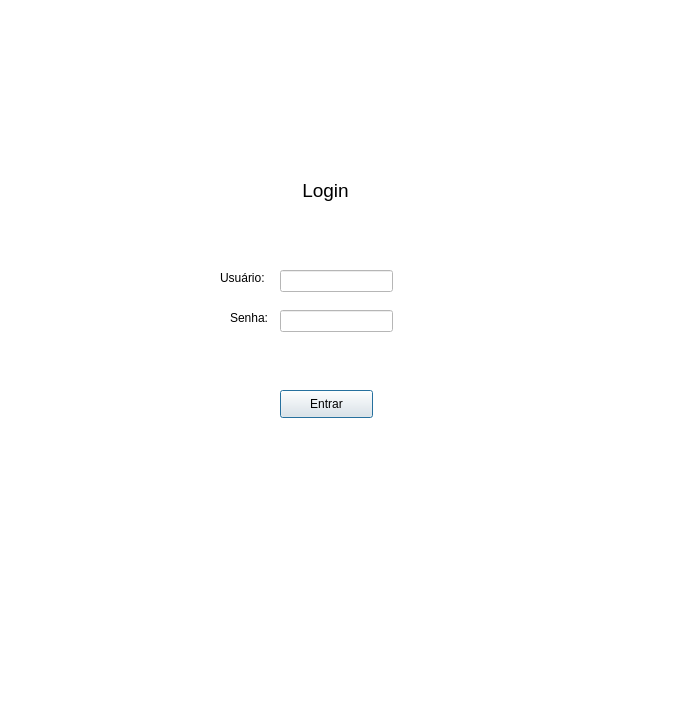
<?xml version="1.0" encoding="UTF-8"?>
<ui version="4.0">
 <class>Dialog</class>
 <widget class="QDialog" name="Dialog">
  <property name="geometry">
   <rect>
    <x>0</x>
    <y>0</y>
    <width>698</width>
    <height>722</height>
   </rect>
  </property>
  <property name="palette">
   <palette>
    <active>
     <colorrole role="Base">
      <brush brushstyle="SolidPattern">
       <color alpha="255">
        <red>255</red>
        <green>255</green>
        <blue>255</blue>
       </color>
      </brush>
     </colorrole>
     <colorrole role="Window">
      <brush brushstyle="SolidPattern">
       <color alpha="255">
        <red>255</red>
        <green>255</green>
        <blue>255</blue>
       </color>
      </brush>
     </colorrole>
    </active>
    <inactive>
     <colorrole role="Base">
      <brush brushstyle="SolidPattern">
       <color alpha="255">
        <red>255</red>
        <green>255</green>
        <blue>255</blue>
       </color>
      </brush>
     </colorrole>
     <colorrole role="Window">
      <brush brushstyle="SolidPattern">
       <color alpha="255">
        <red>255</red>
        <green>255</green>
        <blue>255</blue>
       </color>
      </brush>
     </colorrole>
    </inactive>
    <disabled>
     <colorrole role="Base">
      <brush brushstyle="SolidPattern">
       <color alpha="255">
        <red>255</red>
        <green>255</green>
        <blue>255</blue>
       </color>
      </brush>
     </colorrole>
     <colorrole role="Window">
      <brush brushstyle="SolidPattern">
       <color alpha="255">
        <red>255</red>
        <green>255</green>
        <blue>255</blue>
       </color>
      </brush>
     </colorrole>
    </disabled>
   </palette>
  </property>
  <property name="windowTitle">
   <string>Login</string>
  </property>
  <widget class="QLineEdit" name="lineEdit">
   <property name="geometry">
    <rect>
     <x>280</x>
     <y>270</y>
     <width>113</width>
     <height>22</height>
    </rect>
   </property>
   <property name="text">
    <string/>
   </property>
  </widget>
  <widget class="QLineEdit" name="lineEdit_2">
   <property name="geometry">
    <rect>
     <x>280</x>
     <y>310</y>
     <width>113</width>
     <height>22</height>
    </rect>
   </property>
   <property name="font">
    <font>
     <strikeout>false</strikeout>
    </font>
   </property>
   <property name="echoMode">
    <enum>QLineEdit::Password</enum>
   </property>
  </widget>
  <widget class="QLabel" name="label">
   <property name="geometry">
    <rect>
     <x>220</x>
     <y>270</y>
     <width>55</width>
     <height>16</height>
    </rect>
   </property>
   <property name="text">
    <string>Usuário:</string>
   </property>
  </widget>
  <widget class="QLabel" name="label_2">
   <property name="geometry">
    <rect>
     <x>230</x>
     <y>310</y>
     <width>55</width>
     <height>16</height>
    </rect>
   </property>
   <property name="text">
    <string>Senha:</string>
   </property>
  </widget>
  <widget class="QPushButton" name="pushButton">
   <property name="geometry">
    <rect>
     <x>280</x>
     <y>390</y>
     <width>93</width>
     <height>28</height>
    </rect>
   </property>
   <property name="text">
    <string>Entrar</string>
   </property>
  </widget>
  <widget class="QLabel" name="label_3">
   <property name="geometry">
    <rect>
     <x>270</x>
     <y>170</y>
     <width>111</width>
     <height>41</height>
    </rect>
   </property>
   <property name="font">
    <font>
     <pointsize>14</pointsize>
    </font>
   </property>
   <property name="layoutDirection">
    <enum>Qt::LeftToRight</enum>
   </property>
   <property name="text">
    <string>Login</string>
   </property>
   <property name="alignment">
    <set>Qt::AlignCenter</set>
   </property>
  </widget>
 </widget>
 <resources/>
 <connections/>
</ui>
